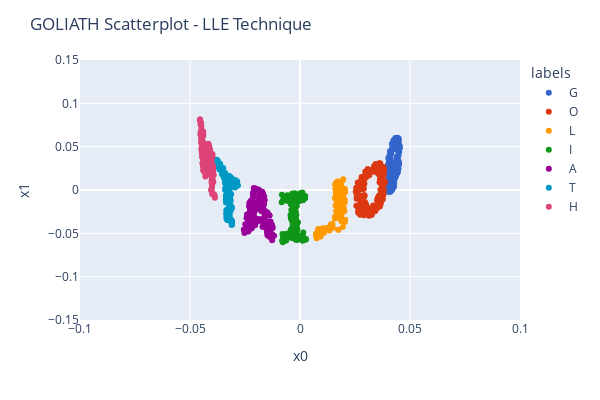

Notebook code for this chart:
### Code cell
# LLE modifying some parameters: n_neighbors and eigen_solver
model_L3 = LocallyLinearEmbedding(n_neighbors=101, n_components=2, random_state=20,
                               method='modified', eigen_solver='auto')
df_L3 = pd.DataFrame(model_L3.fit_transform(dfS[['x0','x1','x2']]), columns=['x0', 'x1'])
df_L3['labels'] = dfS['labels']

plot_LLE(df_L3)
